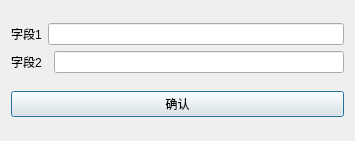
<?xml version="1.0" encoding="UTF-8"?>
<ui version="4.0">
 <class>CommonInputDialog</class>
 <widget class="QDialog" name="CommonInputDialog">
  <property name="geometry">
   <rect>
    <x>0</x>
    <y>0</y>
    <width>355</width>
    <height>141</height>
   </rect>
  </property>
  <property name="windowTitle">
   <string>Dialog</string>
  </property>
  <layout class="QVBoxLayout" name="verticalLayout">
   <item>
    <layout class="QGridLayout" name="gridLayout">
     <item row="0" column="0">
      <widget class="QLabel" name="label1">
       <property name="text">
        <string>字段1</string>
       </property>
      </widget>
     </item>
     <item row="0" column="1" colspan="2">
      <widget class="QLineEdit" name="value1"/>
     </item>
     <item row="1" column="0" colspan="2">
      <widget class="QLabel" name="label2">
       <property name="text">
        <string>字段2</string>
       </property>
      </widget>
     </item>
     <item row="1" column="2">
      <widget class="QLineEdit" name="value2"/>
     </item>
    </layout>
   </item>
   <item>
    <widget class="QPushButton" name="ok">
     <property name="text">
      <string>确认</string>
     </property>
    </widget>
   </item>
  </layout>
 </widget>
 <resources/>
 <connections/>
</ui>
